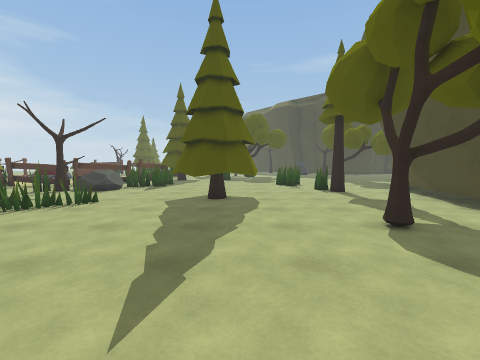
[1] (above)

24 first-person views from a walk through a 3-D level made in the Unity game engine. The camera is 1.4 m above the floor, tilts 4° down and sees 90° across. The floor is counted in squares, 1 m on a side. Each view is taken from the middle of a square. On the plan, view 1 faces up. The plan holds only what a view shows up to about 13 squares ahead; the rest is blank. The place goes on beyond the plan. The player is left out. Some surface patterns are stand-ins.

[2]
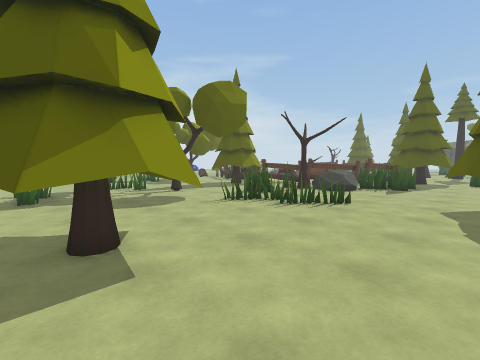

[3]
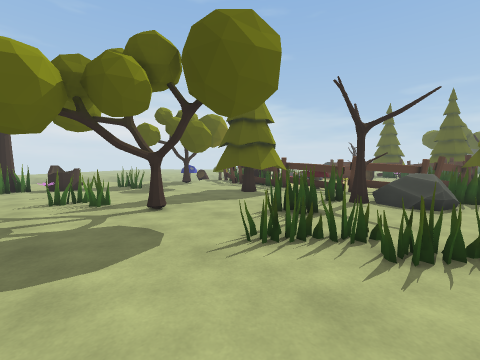

[4]
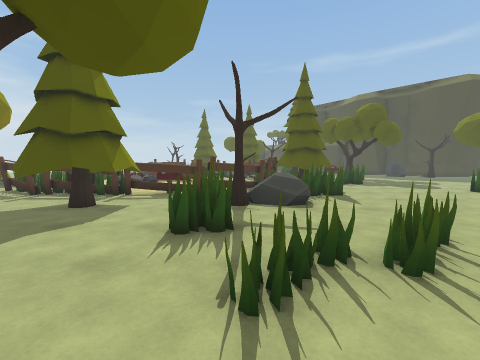

[5]
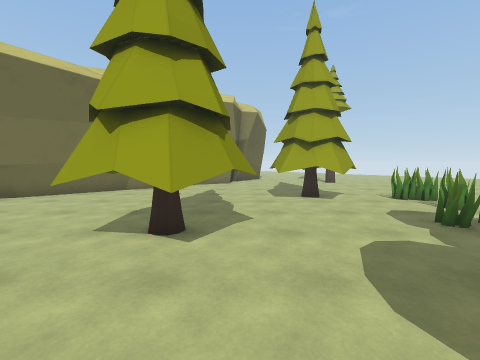

[6]
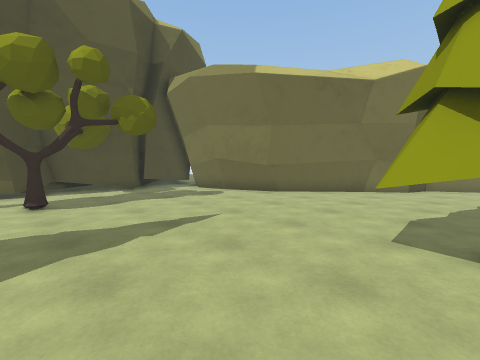

[7]
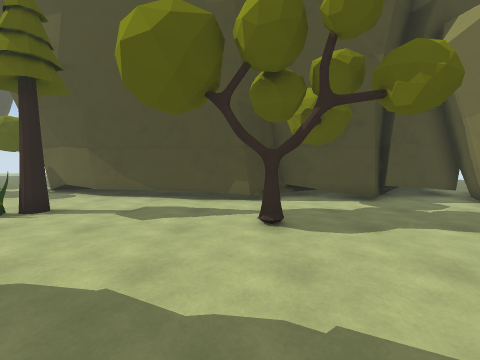

[8]
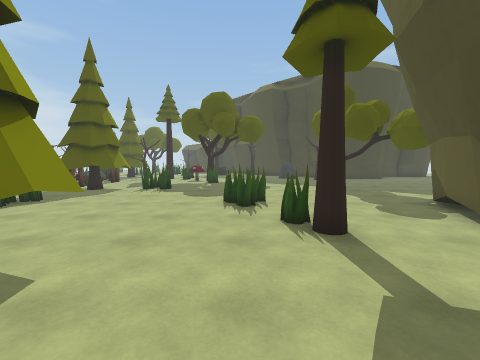

[9]
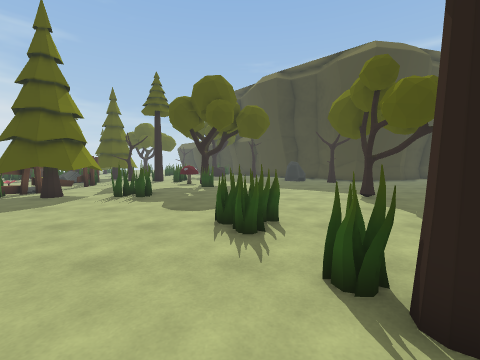

[10]
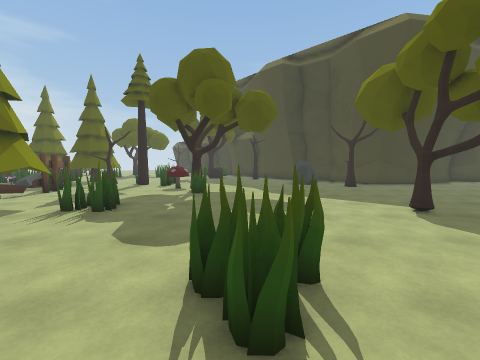

[11]
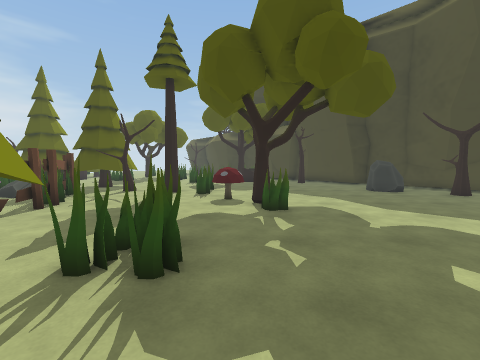

[12]
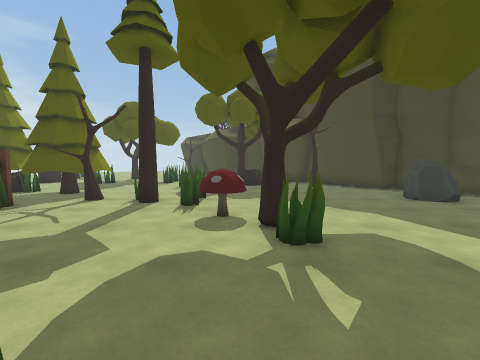

[13]
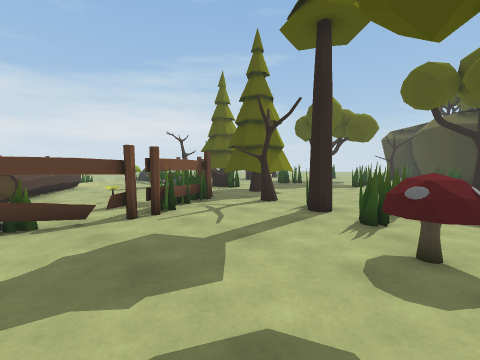

[14]
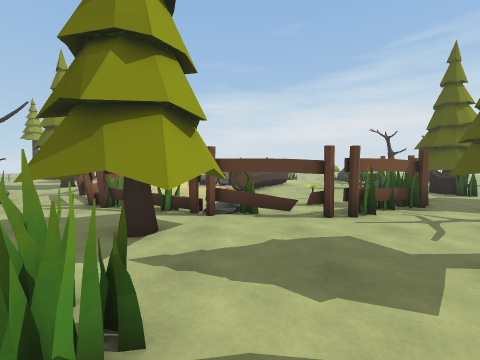

[15]
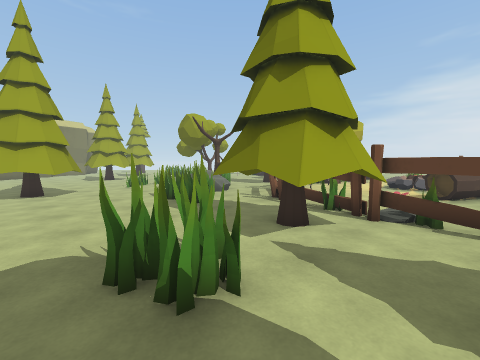

[16]
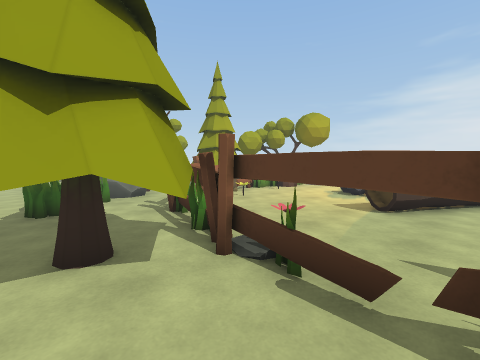

[17]
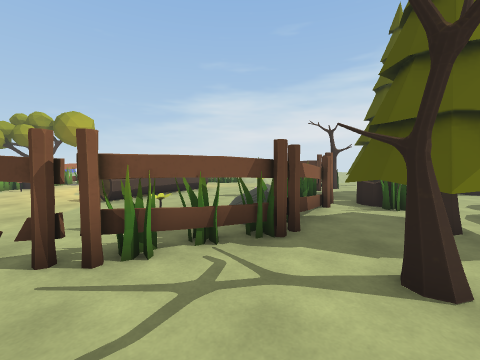

[18]
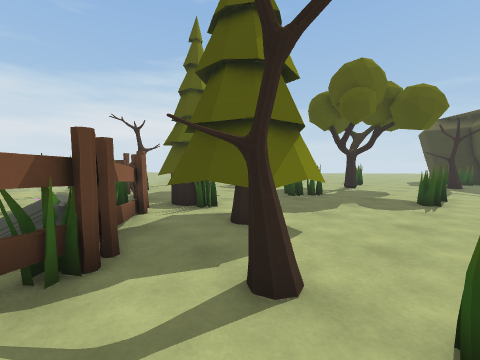

[19]
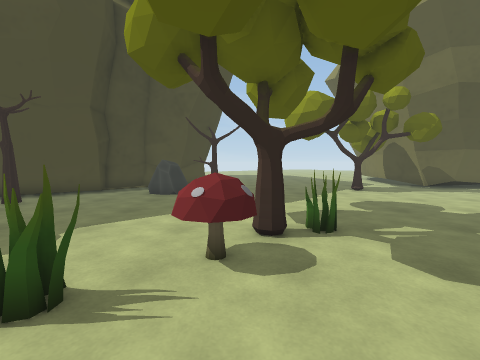

[20]
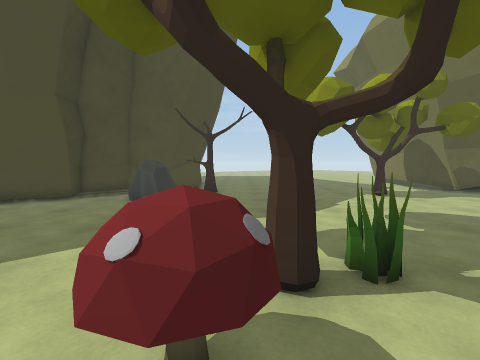

[21]
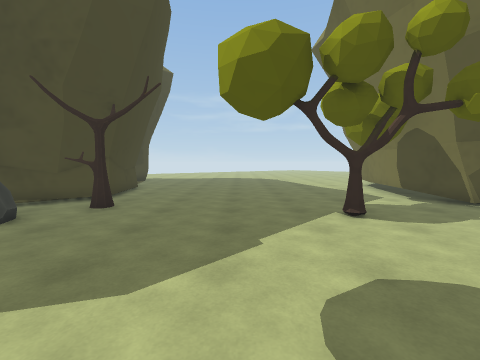

[22]
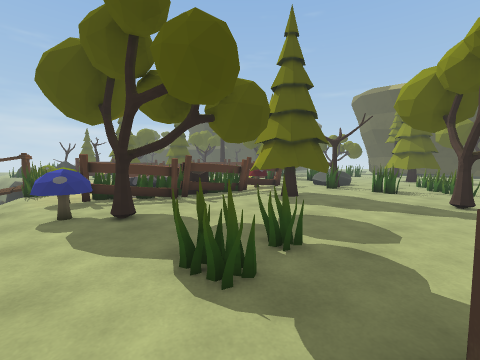

[23]
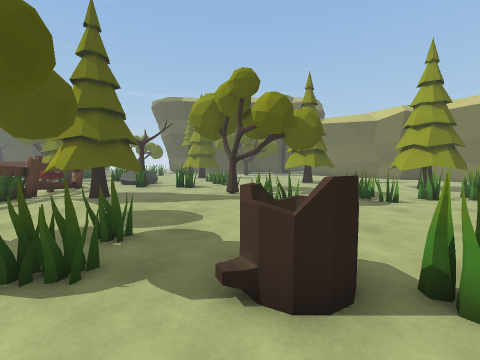

[24]
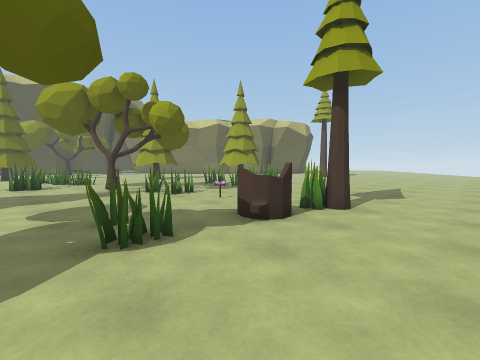

### Floor plan
Key: @ floor where view 1 was taken; # wall or solid block; x gap in a wall; . main floor; - floor 0.25 m lower than the main floor; / step, stairs or slope; = window, fence, low wall or low ledge; ^ raised ledge; R rock; T tree; F fence; C campfire; O other object.
Columns run from 25 left of view 1 to 11 right of it. Each row starts with its distance up from view 1.
 33            TTT.   ....      ....###
 32         OT.TTTO  TT....  .........##
 31         FFFFFOO TTTT... ...........##
 30        F    FFF.TTT....O........RR..#
 29        .    OOOFF..T.TTO........RR. #
 28       .. ..    RRF.....O...........T.
 27       ......... OFF.....##.........T.
 26          .........F.....^^T..........
 25          TT....OO.FF......T..........
 24   =       TT.......F......O..........
 23   .        TTT....F..................
 22   x          T...OF.T................
 21    OO    CC......OFFTTTOO............
 20  OOO     CO.......FTTTTOO........T...
 19   -O.    .........FTTTT..............
 18   -..    ........FF.T................
 17           ...OO.FF...................
 16    ^#FOOOOO. # FF...O.......OO.....##
 15   /...FFFFFF##FF...OO.......O......#
 14   //...F..FF......ROO.............##
 13   /##.....T T...T R..........O....#
 12   ..TT...TTTT..OT.O...........T..##
 11   ........TTT..O.......TTT.......#
 10 / ........TT...O......TTTTT......#
  9  ...O..........OO...O..TTTT......#
  8 ....OO............OO...TTT.......#
  7 .................OO.............##
  6 ....O.......T...O...............##
  5 ...OO....OO.................TT...#
  4 ...O...O.O.......................#
  3 ...TO.............T..............##
  2 .... ............TTTT...........##
  1 .... .....OOO....TTTT...........##
  0 ..... .....O.....TTTT....@.......#
 -1 .....   ..O....... ..............##
 -2 .....    .O..T..............######
 -3 .....     OO.TTT..........###   ##
 -4 .....      .TTTT.........##
 -5 ....      ...TTTT.......##
 -6 ...       ....T........##
 -7 ..        ... ........##
 -8                    ..##
 -9                    .##
-10                    ##

Positions as (right, up) in squares from view 1, and headings:
1: (0, 0), facing up
2: (-2, 0), facing up-left
3: (-6, 3), facing up-left
4: (-9, 4), facing up
5: (-8, 6), facing down
6: (-6, 6), facing down-right
7: (-2, 6), facing right
8: (3, 7), facing up
9: (3, 10), facing up
10: (3, 13), facing up
11: (0, 17), facing up
12: (0, 20), facing up
13: (0, 22), facing up-left
14: (0, 22), facing left
15: (0, 23), facing down-left
16: (-4, 24), facing down-left
17: (-3, 27), facing left
18: (-4, 27), facing up-left
19: (-4, 26), facing right
20: (-2, 26), facing right
21: (2, 23), facing right
22: (-23, 6), facing up-right
23: (-24, 6), facing right
24: (-25, 10), facing down-right
